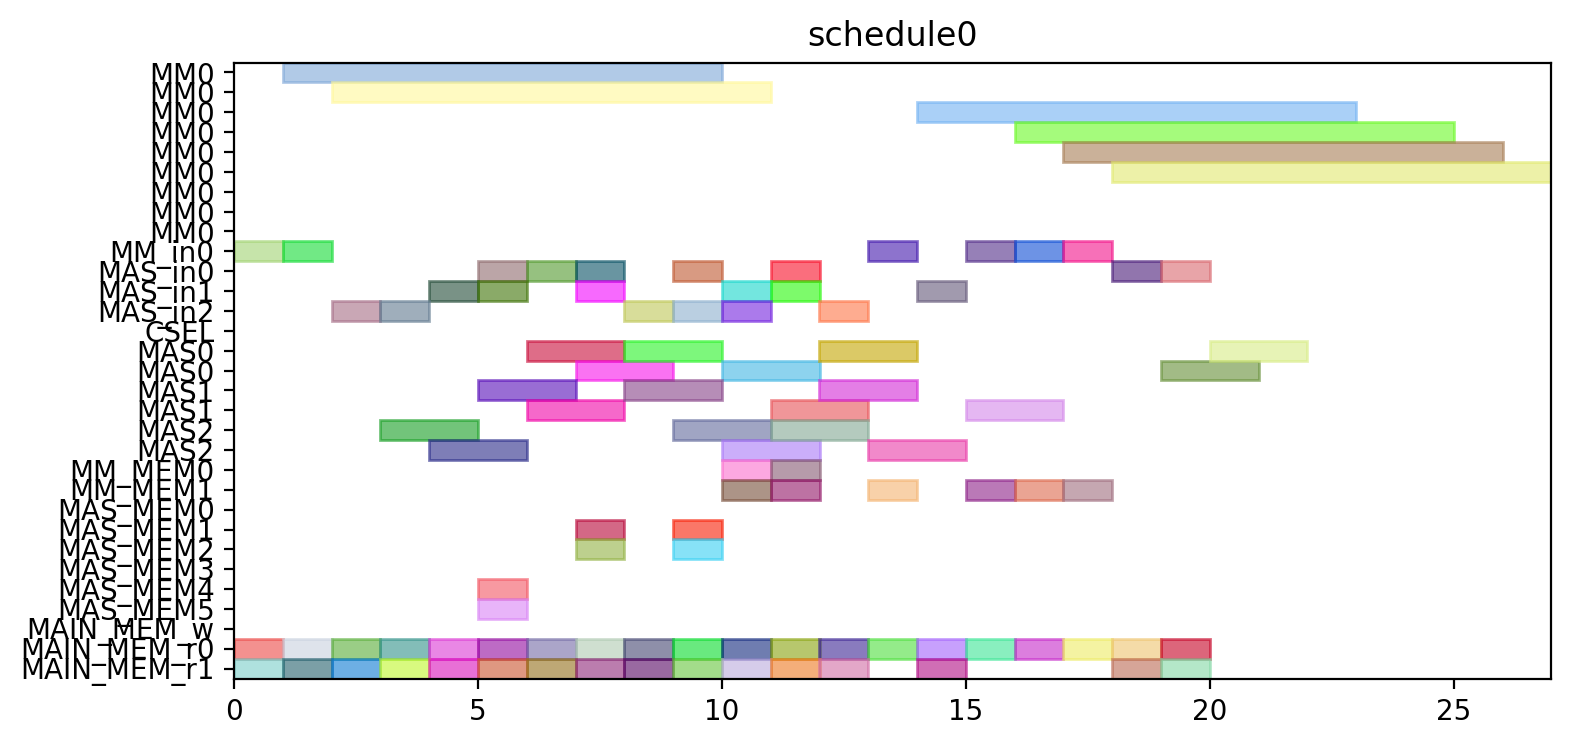

Python code for this plot:
from pyschedule import Scenario, solvers, plotters, alt


def solve():
	horizon = 120
	S = Scenario("schedule0", horizon=horizon)

	# resource
	MM = S.Resources('MM', num=1, size=9)
	MM_in = S.Resources('MM_in', num=1)
	MAS_in = S.Resources('MAS_in', num=3)
	CSEL = S.Resource('CSEL')
	MAS = S.Resources('MAS', num=3, size=2, periods=range(1, horizon))
	MM_MEM = S.Resources('MM_MEM', num=2)
	MAS_MEM = S.Resources('MAS_MEM', num=6)
	MAIN_MEM_w = S.Resource('MAIN_MEM_w', size=1)
	MAIN_MEM_r = S.Resources('MAIN_MEM_r', num=2)

	# result of previous scheduling

	# new tasks
	c_qinv_denom_inv0 = S.Task('c_qinv_denom_inv0', length=9, delay_cost=1)
	c_qinv_denom_inv0 += alt(MM)
	c_qinv_denom_inv0_in = S.Task('c_qinv_denom_inv0_in', length=1, delay_cost=1)
	c_qinv_denom_inv0_in += alt(MM_in)
	S += c_qinv_denom_inv0_in*MM_in[0]<=c_qinv_denom_inv0*MM[0]
	c_qinv_denom_inv0_mem0 = S.Task('c_qinv_denom_inv0_mem0', length=1, delay_cost=1)
	c_qinv_denom_inv0_mem0 += MAIN_MEM_r[0]
	S += c_qinv_denom_inv0_mem0 <= c_qinv_denom_inv0

	c_qinv_denom_inv0_mem1 = S.Task('c_qinv_denom_inv0_mem1', length=1, delay_cost=1)
	c_qinv_denom_inv0_mem1 += MAIN_MEM_r[1]
	S += c_qinv_denom_inv0_mem1 <= c_qinv_denom_inv0

	c_qinv_denom_inv1_ = S.Task('c_qinv_denom_inv1_', length=9, delay_cost=1)
	c_qinv_denom_inv1_ += alt(MM)
	c_qinv_denom_inv1__in = S.Task('c_qinv_denom_inv1__in', length=1, delay_cost=1)
	c_qinv_denom_inv1__in += alt(MM_in)
	S += c_qinv_denom_inv1__in*MM_in[0]<=c_qinv_denom_inv1_*MM[0]
	c_qinv_denom_inv1__mem0 = S.Task('c_qinv_denom_inv1__mem0', length=1, delay_cost=1)
	c_qinv_denom_inv1__mem0 += MAIN_MEM_r[0]
	S += c_qinv_denom_inv1__mem0 <= c_qinv_denom_inv1_

	c_qinv_denom_inv1__mem1 = S.Task('c_qinv_denom_inv1__mem1', length=1, delay_cost=1)
	c_qinv_denom_inv1__mem1 += MAIN_MEM_r[1]
	S += c_qinv_denom_inv1__mem1 <= c_qinv_denom_inv1_

	c_qinv0_t2 = S.Task('c_qinv0_t2', length=2, delay_cost=1)
	c_qinv0_t2 += alt(MAS)
	c_qinv0_t2_in = S.Task('c_qinv0_t2_in', length=1, delay_cost=1)
	c_qinv0_t2_in += alt(MAS_in)
	S += c_qinv0_t2_in*MAS_in[0]<=c_qinv0_t2*MAS[0]

	S += c_qinv0_t2_in*MAS_in[1]<=c_qinv0_t2*MAS[1]

	S += c_qinv0_t2_in*MAS_in[2]<=c_qinv0_t2*MAS[2]

	c_qinv0_t2_mem0 = S.Task('c_qinv0_t2_mem0', length=1, delay_cost=1)
	c_qinv0_t2_mem0 += MAIN_MEM_r[0]
	S += c_qinv0_t2_mem0 <= c_qinv0_t2

	c_qinv0_t2_mem1 = S.Task('c_qinv0_t2_mem1', length=1, delay_cost=1)
	c_qinv0_t2_mem1 += MAIN_MEM_r[1]
	S += c_qinv0_t2_mem1 <= c_qinv0_t2

	c_qinv1__t2 = S.Task('c_qinv1__t2', length=2, delay_cost=1)
	c_qinv1__t2 += alt(MAS)
	c_qinv1__t2_in = S.Task('c_qinv1__t2_in', length=1, delay_cost=1)
	c_qinv1__t2_in += alt(MAS_in)
	S += c_qinv1__t2_in*MAS_in[0]<=c_qinv1__t2*MAS[0]

	S += c_qinv1__t2_in*MAS_in[1]<=c_qinv1__t2*MAS[1]

	S += c_qinv1__t2_in*MAS_in[2]<=c_qinv1__t2*MAS[2]

	c_qinv1__t2_mem0 = S.Task('c_qinv1__t2_mem0', length=1, delay_cost=1)
	c_qinv1__t2_mem0 += MAIN_MEM_r[0]
	S += c_qinv1__t2_mem0 <= c_qinv1__t2

	c_qinv1__t2_mem1 = S.Task('c_qinv1__t2_mem1', length=1, delay_cost=1)
	c_qinv1__t2_mem1 += MAIN_MEM_r[1]
	S += c_qinv1__t2_mem1 <= c_qinv1__t2

	c0_t0_t2 = S.Task('c0_t0_t2', length=2, delay_cost=1)
	c0_t0_t2 += alt(MAS)
	c0_t0_t2_in = S.Task('c0_t0_t2_in', length=1, delay_cost=1)
	c0_t0_t2_in += alt(MAS_in)
	S += c0_t0_t2_in*MAS_in[0]<=c0_t0_t2*MAS[0]

	S += c0_t0_t2_in*MAS_in[1]<=c0_t0_t2*MAS[1]

	S += c0_t0_t2_in*MAS_in[2]<=c0_t0_t2*MAS[2]

	c0_t0_t2_mem0 = S.Task('c0_t0_t2_mem0', length=1, delay_cost=1)
	c0_t0_t2_mem0 += MAIN_MEM_r[0]
	S += c0_t0_t2_mem0 <= c0_t0_t2

	c0_t0_t2_mem1 = S.Task('c0_t0_t2_mem1', length=1, delay_cost=1)
	c0_t0_t2_mem1 += MAIN_MEM_r[1]
	S += c0_t0_t2_mem1 <= c0_t0_t2

	c0_t1_t2 = S.Task('c0_t1_t2', length=2, delay_cost=1)
	c0_t1_t2 += alt(MAS)
	c0_t1_t2_in = S.Task('c0_t1_t2_in', length=1, delay_cost=1)
	c0_t1_t2_in += alt(MAS_in)
	S += c0_t1_t2_in*MAS_in[0]<=c0_t1_t2*MAS[0]

	S += c0_t1_t2_in*MAS_in[1]<=c0_t1_t2*MAS[1]

	S += c0_t1_t2_in*MAS_in[2]<=c0_t1_t2*MAS[2]

	c0_t1_t2_mem0 = S.Task('c0_t1_t2_mem0', length=1, delay_cost=1)
	c0_t1_t2_mem0 += MAIN_MEM_r[0]
	S += c0_t1_t2_mem0 <= c0_t1_t2

	c0_t1_t2_mem1 = S.Task('c0_t1_t2_mem1', length=1, delay_cost=1)
	c0_t1_t2_mem1 += MAIN_MEM_r[1]
	S += c0_t1_t2_mem1 <= c0_t1_t2

	c0_t20 = S.Task('c0_t20', length=2, delay_cost=1)
	c0_t20 += alt(MAS)
	c0_t20_in = S.Task('c0_t20_in', length=1, delay_cost=1)
	c0_t20_in += alt(MAS_in)
	S += c0_t20_in*MAS_in[0]<=c0_t20*MAS[0]

	S += c0_t20_in*MAS_in[1]<=c0_t20*MAS[1]

	S += c0_t20_in*MAS_in[2]<=c0_t20*MAS[2]

	c0_t20_mem0 = S.Task('c0_t20_mem0', length=1, delay_cost=1)
	c0_t20_mem0 += MAIN_MEM_r[0]
	S += c0_t20_mem0 <= c0_t20

	c0_t20_mem1 = S.Task('c0_t20_mem1', length=1, delay_cost=1)
	c0_t20_mem1 += MAIN_MEM_r[1]
	S += c0_t20_mem1 <= c0_t20

	c0_t21 = S.Task('c0_t21', length=2, delay_cost=1)
	c0_t21 += alt(MAS)
	c0_t21_in = S.Task('c0_t21_in', length=1, delay_cost=1)
	c0_t21_in += alt(MAS_in)
	S += c0_t21_in*MAS_in[0]<=c0_t21*MAS[0]

	S += c0_t21_in*MAS_in[1]<=c0_t21*MAS[1]

	S += c0_t21_in*MAS_in[2]<=c0_t21*MAS[2]

	c0_t21_mem0 = S.Task('c0_t21_mem0', length=1, delay_cost=1)
	c0_t21_mem0 += MAIN_MEM_r[0]
	S += c0_t21_mem0 <= c0_t21

	c0_t21_mem1 = S.Task('c0_t21_mem1', length=1, delay_cost=1)
	c0_t21_mem1 += MAIN_MEM_r[1]
	S += c0_t21_mem1 <= c0_t21

	c1_t0_t2 = S.Task('c1_t0_t2', length=2, delay_cost=1)
	c1_t0_t2 += alt(MAS)
	c1_t0_t2_in = S.Task('c1_t0_t2_in', length=1, delay_cost=1)
	c1_t0_t2_in += alt(MAS_in)
	S += c1_t0_t2_in*MAS_in[0]<=c1_t0_t2*MAS[0]

	S += c1_t0_t2_in*MAS_in[1]<=c1_t0_t2*MAS[1]

	S += c1_t0_t2_in*MAS_in[2]<=c1_t0_t2*MAS[2]

	c1_t0_t2_mem0 = S.Task('c1_t0_t2_mem0', length=1, delay_cost=1)
	c1_t0_t2_mem0 += MAIN_MEM_r[0]
	S += c1_t0_t2_mem0 <= c1_t0_t2

	c1_t0_t2_mem1 = S.Task('c1_t0_t2_mem1', length=1, delay_cost=1)
	c1_t0_t2_mem1 += MAIN_MEM_r[1]
	S += c1_t0_t2_mem1 <= c1_t0_t2

	c1_t1_t2 = S.Task('c1_t1_t2', length=2, delay_cost=1)
	c1_t1_t2 += alt(MAS)
	c1_t1_t2_in = S.Task('c1_t1_t2_in', length=1, delay_cost=1)
	c1_t1_t2_in += alt(MAS_in)
	S += c1_t1_t2_in*MAS_in[0]<=c1_t1_t2*MAS[0]

	S += c1_t1_t2_in*MAS_in[1]<=c1_t1_t2*MAS[1]

	S += c1_t1_t2_in*MAS_in[2]<=c1_t1_t2*MAS[2]

	c1_t1_t2_mem0 = S.Task('c1_t1_t2_mem0', length=1, delay_cost=1)
	c1_t1_t2_mem0 += MAIN_MEM_r[0]
	S += c1_t1_t2_mem0 <= c1_t1_t2

	c1_t1_t2_mem1 = S.Task('c1_t1_t2_mem1', length=1, delay_cost=1)
	c1_t1_t2_mem1 += MAIN_MEM_r[1]
	S += c1_t1_t2_mem1 <= c1_t1_t2

	c1_t20 = S.Task('c1_t20', length=2, delay_cost=1)
	c1_t20 += alt(MAS)
	c1_t20_in = S.Task('c1_t20_in', length=1, delay_cost=1)
	c1_t20_in += alt(MAS_in)
	S += c1_t20_in*MAS_in[0]<=c1_t20*MAS[0]

	S += c1_t20_in*MAS_in[1]<=c1_t20*MAS[1]

	S += c1_t20_in*MAS_in[2]<=c1_t20*MAS[2]

	c1_t20_mem0 = S.Task('c1_t20_mem0', length=1, delay_cost=1)
	c1_t20_mem0 += MAIN_MEM_r[0]
	S += c1_t20_mem0 <= c1_t20

	c1_t20_mem1 = S.Task('c1_t20_mem1', length=1, delay_cost=1)
	c1_t20_mem1 += MAIN_MEM_r[1]
	S += c1_t20_mem1 <= c1_t20

	c1_t21 = S.Task('c1_t21', length=2, delay_cost=1)
	c1_t21 += alt(MAS)
	c1_t21_in = S.Task('c1_t21_in', length=1, delay_cost=1)
	c1_t21_in += alt(MAS_in)
	S += c1_t21_in*MAS_in[0]<=c1_t21*MAS[0]

	S += c1_t21_in*MAS_in[1]<=c1_t21*MAS[1]

	S += c1_t21_in*MAS_in[2]<=c1_t21*MAS[2]

	c1_t21_mem0 = S.Task('c1_t21_mem0', length=1, delay_cost=1)
	c1_t21_mem0 += MAIN_MEM_r[0]
	S += c1_t21_mem0 <= c1_t21

	c1_t21_mem1 = S.Task('c1_t21_mem1', length=1, delay_cost=1)
	c1_t21_mem1 += MAIN_MEM_r[1]
	S += c1_t21_mem1 <= c1_t21

	c2_t0_t2 = S.Task('c2_t0_t2', length=2, delay_cost=1)
	c2_t0_t2 += alt(MAS)
	c2_t0_t2_in = S.Task('c2_t0_t2_in', length=1, delay_cost=1)
	c2_t0_t2_in += alt(MAS_in)
	S += c2_t0_t2_in*MAS_in[0]<=c2_t0_t2*MAS[0]

	S += c2_t0_t2_in*MAS_in[1]<=c2_t0_t2*MAS[1]

	S += c2_t0_t2_in*MAS_in[2]<=c2_t0_t2*MAS[2]

	c2_t0_t2_mem0 = S.Task('c2_t0_t2_mem0', length=1, delay_cost=1)
	c2_t0_t2_mem0 += MAIN_MEM_r[0]
	S += c2_t0_t2_mem0 <= c2_t0_t2

	c2_t0_t2_mem1 = S.Task('c2_t0_t2_mem1', length=1, delay_cost=1)
	c2_t0_t2_mem1 += MAIN_MEM_r[1]
	S += c2_t0_t2_mem1 <= c2_t0_t2

	c2_t1_t2 = S.Task('c2_t1_t2', length=2, delay_cost=1)
	c2_t1_t2 += alt(MAS)
	c2_t1_t2_in = S.Task('c2_t1_t2_in', length=1, delay_cost=1)
	c2_t1_t2_in += alt(MAS_in)
	S += c2_t1_t2_in*MAS_in[0]<=c2_t1_t2*MAS[0]

	S += c2_t1_t2_in*MAS_in[1]<=c2_t1_t2*MAS[1]

	S += c2_t1_t2_in*MAS_in[2]<=c2_t1_t2*MAS[2]

	c2_t1_t2_mem0 = S.Task('c2_t1_t2_mem0', length=1, delay_cost=1)
	c2_t1_t2_mem0 += MAIN_MEM_r[0]
	S += c2_t1_t2_mem0 <= c2_t1_t2

	c2_t1_t2_mem1 = S.Task('c2_t1_t2_mem1', length=1, delay_cost=1)
	c2_t1_t2_mem1 += MAIN_MEM_r[1]
	S += c2_t1_t2_mem1 <= c2_t1_t2

	c2_t20 = S.Task('c2_t20', length=2, delay_cost=1)
	c2_t20 += alt(MAS)
	c2_t20_in = S.Task('c2_t20_in', length=1, delay_cost=1)
	c2_t20_in += alt(MAS_in)
	S += c2_t20_in*MAS_in[0]<=c2_t20*MAS[0]

	S += c2_t20_in*MAS_in[1]<=c2_t20*MAS[1]

	S += c2_t20_in*MAS_in[2]<=c2_t20*MAS[2]

	c2_t20_mem0 = S.Task('c2_t20_mem0', length=1, delay_cost=1)
	c2_t20_mem0 += MAIN_MEM_r[0]
	S += c2_t20_mem0 <= c2_t20

	c2_t20_mem1 = S.Task('c2_t20_mem1', length=1, delay_cost=1)
	c2_t20_mem1 += MAIN_MEM_r[1]
	S += c2_t20_mem1 <= c2_t20

	c2_t21 = S.Task('c2_t21', length=2, delay_cost=1)
	c2_t21 += alt(MAS)
	c2_t21_in = S.Task('c2_t21_in', length=1, delay_cost=1)
	c2_t21_in += alt(MAS_in)
	S += c2_t21_in*MAS_in[0]<=c2_t21*MAS[0]

	S += c2_t21_in*MAS_in[1]<=c2_t21*MAS[1]

	S += c2_t21_in*MAS_in[2]<=c2_t21*MAS[2]

	c2_t21_mem0 = S.Task('c2_t21_mem0', length=1, delay_cost=1)
	c2_t21_mem0 += MAIN_MEM_r[0]
	S += c2_t21_mem0 <= c2_t21

	c2_t21_mem1 = S.Task('c2_t21_mem1', length=1, delay_cost=1)
	c2_t21_mem1 += MAIN_MEM_r[1]
	S += c2_t21_mem1 <= c2_t21

	c_qinv0_t0 = S.Task('c_qinv0_t0', length=9, delay_cost=1)
	c_qinv0_t0 += alt(MM)
	c_qinv0_t0_in = S.Task('c_qinv0_t0_in', length=1, delay_cost=1)
	c_qinv0_t0_in += alt(MM_in)
	S += c_qinv0_t0_in*MM_in[0]<=c_qinv0_t0*MM[0]
	c_qinv0_t0_mem0 = S.Task('c_qinv0_t0_mem0', length=1, delay_cost=1)
	c_qinv0_t0_mem0 += MAIN_MEM_r[0]
	S += c_qinv0_t0_mem0 <= c_qinv0_t0

	c_qinv0_t0_mem1 = S.Task('c_qinv0_t0_mem1', length=1, delay_cost=1)
	c_qinv0_t0_mem1 += alt(MM_MEM)
	S += (c_qinv_denom_inv0*MM[0])-1 < c_qinv0_t0_mem1*MM_MEM[1]
	S += c_qinv0_t0_mem1 <= c_qinv0_t0

	c_qinv0_t1 = S.Task('c_qinv0_t1', length=9, delay_cost=1)
	c_qinv0_t1 += alt(MM)
	c_qinv0_t1_in = S.Task('c_qinv0_t1_in', length=1, delay_cost=1)
	c_qinv0_t1_in += alt(MM_in)
	S += c_qinv0_t1_in*MM_in[0]<=c_qinv0_t1*MM[0]
	c_qinv0_t1_mem0 = S.Task('c_qinv0_t1_mem0', length=1, delay_cost=1)
	c_qinv0_t1_mem0 += MAIN_MEM_r[0]
	S += c_qinv0_t1_mem0 <= c_qinv0_t1

	c_qinv0_t1_mem1 = S.Task('c_qinv0_t1_mem1', length=1, delay_cost=1)
	c_qinv0_t1_mem1 += alt(MM_MEM)
	S += (c_qinv_denom_inv1_*MM[0])-1 < c_qinv0_t1_mem1*MM_MEM[1]
	S += c_qinv0_t1_mem1 <= c_qinv0_t1

	c_qinv0_t3 = S.Task('c_qinv0_t3', length=2, delay_cost=1)
	c_qinv0_t3 += alt(MAS)
	c_qinv0_t3_in = S.Task('c_qinv0_t3_in', length=1, delay_cost=1)
	c_qinv0_t3_in += alt(MAS_in)
	S += c_qinv0_t3_in*MAS_in[0]<=c_qinv0_t3*MAS[0]

	S += c_qinv0_t3_in*MAS_in[1]<=c_qinv0_t3*MAS[1]

	S += c_qinv0_t3_in*MAS_in[2]<=c_qinv0_t3*MAS[2]

	c_qinv0_t3_mem0 = S.Task('c_qinv0_t3_mem0', length=1, delay_cost=1)
	c_qinv0_t3_mem0 += alt(MM_MEM)
	S += (c_qinv_denom_inv0*MM[0])-1 < c_qinv0_t3_mem0*MM_MEM[0]
	S += c_qinv0_t3_mem0 <= c_qinv0_t3

	c_qinv0_t3_mem1 = S.Task('c_qinv0_t3_mem1', length=1, delay_cost=1)
	c_qinv0_t3_mem1 += alt(MM_MEM)
	S += (c_qinv_denom_inv1_*MM[0])-1 < c_qinv0_t3_mem1*MM_MEM[1]
	S += c_qinv0_t3_mem1 <= c_qinv0_t3

	c_qinv1__t0 = S.Task('c_qinv1__t0', length=9, delay_cost=1)
	c_qinv1__t0 += alt(MM)
	c_qinv1__t0_in = S.Task('c_qinv1__t0_in', length=1, delay_cost=1)
	c_qinv1__t0_in += alt(MM_in)
	S += c_qinv1__t0_in*MM_in[0]<=c_qinv1__t0*MM[0]
	c_qinv1__t0_mem0 = S.Task('c_qinv1__t0_mem0', length=1, delay_cost=1)
	c_qinv1__t0_mem0 += MAIN_MEM_r[0]
	S += c_qinv1__t0_mem0 <= c_qinv1__t0

	c_qinv1__t0_mem1 = S.Task('c_qinv1__t0_mem1', length=1, delay_cost=1)
	c_qinv1__t0_mem1 += alt(MM_MEM)
	S += (c_qinv_denom_inv0*MM[0])-1 < c_qinv1__t0_mem1*MM_MEM[1]
	S += c_qinv1__t0_mem1 <= c_qinv1__t0

	c_qinv1__t1 = S.Task('c_qinv1__t1', length=9, delay_cost=1)
	c_qinv1__t1 += alt(MM)
	c_qinv1__t1_in = S.Task('c_qinv1__t1_in', length=1, delay_cost=1)
	c_qinv1__t1_in += alt(MM_in)
	S += c_qinv1__t1_in*MM_in[0]<=c_qinv1__t1*MM[0]
	c_qinv1__t1_mem0 = S.Task('c_qinv1__t1_mem0', length=1, delay_cost=1)
	c_qinv1__t1_mem0 += MAIN_MEM_r[0]
	S += c_qinv1__t1_mem0 <= c_qinv1__t1

	c_qinv1__t1_mem1 = S.Task('c_qinv1__t1_mem1', length=1, delay_cost=1)
	c_qinv1__t1_mem1 += alt(MM_MEM)
	S += (c_qinv_denom_inv1_*MM[0])-1 < c_qinv1__t1_mem1*MM_MEM[1]
	S += c_qinv1__t1_mem1 <= c_qinv1__t1

	c_qinv1__t3 = S.Task('c_qinv1__t3', length=2, delay_cost=1)
	c_qinv1__t3 += alt(MAS)
	c_qinv1__t3_in = S.Task('c_qinv1__t3_in', length=1, delay_cost=1)
	c_qinv1__t3_in += alt(MAS_in)
	S += c_qinv1__t3_in*MAS_in[0]<=c_qinv1__t3*MAS[0]

	S += c_qinv1__t3_in*MAS_in[1]<=c_qinv1__t3*MAS[1]

	S += c_qinv1__t3_in*MAS_in[2]<=c_qinv1__t3*MAS[2]

	c_qinv1__t3_mem0 = S.Task('c_qinv1__t3_mem0', length=1, delay_cost=1)
	c_qinv1__t3_mem0 += alt(MM_MEM)
	S += (c_qinv_denom_inv0*MM[0])-1 < c_qinv1__t3_mem0*MM_MEM[0]
	S += c_qinv1__t3_mem0 <= c_qinv1__t3

	c_qinv1__t3_mem1 = S.Task('c_qinv1__t3_mem1', length=1, delay_cost=1)
	c_qinv1__t3_mem1 += alt(MM_MEM)
	S += (c_qinv_denom_inv1_*MM[0])-1 < c_qinv1__t3_mem1*MM_MEM[1]
	S += c_qinv1__t3_mem1 <= c_qinv1__t3

	c0_t4_t2 = S.Task('c0_t4_t2', length=2, delay_cost=1)
	c0_t4_t2 += alt(MAS)
	c0_t4_t2_in = S.Task('c0_t4_t2_in', length=1, delay_cost=1)
	c0_t4_t2_in += alt(MAS_in)
	S += c0_t4_t2_in*MAS_in[0]<=c0_t4_t2*MAS[0]

	S += c0_t4_t2_in*MAS_in[1]<=c0_t4_t2*MAS[1]

	S += c0_t4_t2_in*MAS_in[2]<=c0_t4_t2*MAS[2]

	c0_t4_t2_mem0 = S.Task('c0_t4_t2_mem0', length=1, delay_cost=1)
	c0_t4_t2_mem0 += alt(MAS_MEM)
	S += (c0_t20*MAS[0])-1 < c0_t4_t2_mem0*MAS_MEM[0]
	S += (c0_t20*MAS[1])-1 < c0_t4_t2_mem0*MAS_MEM[2]
	S += (c0_t20*MAS[2])-1 < c0_t4_t2_mem0*MAS_MEM[4]
	S += c0_t4_t2_mem0 <= c0_t4_t2

	c0_t4_t2_mem1 = S.Task('c0_t4_t2_mem1', length=1, delay_cost=1)
	c0_t4_t2_mem1 += alt(MAS_MEM)
	S += (c0_t21*MAS[0])-1 < c0_t4_t2_mem1*MAS_MEM[1]
	S += (c0_t21*MAS[1])-1 < c0_t4_t2_mem1*MAS_MEM[3]
	S += (c0_t21*MAS[2])-1 < c0_t4_t2_mem1*MAS_MEM[5]
	S += c0_t4_t2_mem1 <= c0_t4_t2

	c1_t4_t2 = S.Task('c1_t4_t2', length=2, delay_cost=1)
	c1_t4_t2 += alt(MAS)
	c1_t4_t2_in = S.Task('c1_t4_t2_in', length=1, delay_cost=1)
	c1_t4_t2_in += alt(MAS_in)
	S += c1_t4_t2_in*MAS_in[0]<=c1_t4_t2*MAS[0]

	S += c1_t4_t2_in*MAS_in[1]<=c1_t4_t2*MAS[1]

	S += c1_t4_t2_in*MAS_in[2]<=c1_t4_t2*MAS[2]

	c1_t4_t2_mem0 = S.Task('c1_t4_t2_mem0', length=1, delay_cost=1)
	c1_t4_t2_mem0 += alt(MAS_MEM)
	S += (c1_t20*MAS[0])-1 < c1_t4_t2_mem0*MAS_MEM[0]
	S += (c1_t20*MAS[1])-1 < c1_t4_t2_mem0*MAS_MEM[2]
	S += (c1_t20*MAS[2])-1 < c1_t4_t2_mem0*MAS_MEM[4]
	S += c1_t4_t2_mem0 <= c1_t4_t2

	c1_t4_t2_mem1 = S.Task('c1_t4_t2_mem1', length=1, delay_cost=1)
	c1_t4_t2_mem1 += alt(MAS_MEM)
	S += (c1_t21*MAS[0])-1 < c1_t4_t2_mem1*MAS_MEM[1]
	S += (c1_t21*MAS[1])-1 < c1_t4_t2_mem1*MAS_MEM[3]
	S += (c1_t21*MAS[2])-1 < c1_t4_t2_mem1*MAS_MEM[5]
	S += c1_t4_t2_mem1 <= c1_t4_t2

	c2_t4_t2 = S.Task('c2_t4_t2', length=2, delay_cost=1)
	c2_t4_t2 += alt(MAS)
	c2_t4_t2_in = S.Task('c2_t4_t2_in', length=1, delay_cost=1)
	c2_t4_t2_in += alt(MAS_in)
	S += c2_t4_t2_in*MAS_in[0]<=c2_t4_t2*MAS[0]

	S += c2_t4_t2_in*MAS_in[1]<=c2_t4_t2*MAS[1]

	S += c2_t4_t2_in*MAS_in[2]<=c2_t4_t2*MAS[2]

	c2_t4_t2_mem0 = S.Task('c2_t4_t2_mem0', length=1, delay_cost=1)
	c2_t4_t2_mem0 += alt(MAS_MEM)
	S += (c2_t20*MAS[0])-1 < c2_t4_t2_mem0*MAS_MEM[0]
	S += (c2_t20*MAS[1])-1 < c2_t4_t2_mem0*MAS_MEM[2]
	S += (c2_t20*MAS[2])-1 < c2_t4_t2_mem0*MAS_MEM[4]
	S += c2_t4_t2_mem0 <= c2_t4_t2

	c2_t4_t2_mem1 = S.Task('c2_t4_t2_mem1', length=1, delay_cost=1)
	c2_t4_t2_mem1 += alt(MAS_MEM)
	S += (c2_t21*MAS[0])-1 < c2_t4_t2_mem1*MAS_MEM[1]
	S += (c2_t21*MAS[1])-1 < c2_t4_t2_mem1*MAS_MEM[3]
	S += (c2_t21*MAS[2])-1 < c2_t4_t2_mem1*MAS_MEM[5]
	S += c2_t4_t2_mem1 <= c2_t4_t2

	solvers.mip.solve(S,msg=1,kind='CPLEX',ratio_gap=1.01)

	solution = [['hoge']*len(S.solution()[1]) for i in range(len(S.solution()))]
	for i in range(len(S.solution())):
		for j in range(len(S.solution()[i])):
			solution[i][j]=str(S.solution()[i][j])
	print(solution)

	cycles = int(solution[-1][3])

	pic_file_name = "/mnt/rose/usr1/fukuda/ABE/multiRAM_multiMAS_16mux/scheduling_result/stage9MM1_stage2MAS3/FP12_INV_AFTER_FPINV/schedule0.png"
	if(S.solution() != []):
		plotters.matplotlib.plot(S,img_filename=pic_file_name, show_task_labels=False, fig_size=(cycles*0.25+3, 4))

	return solution
